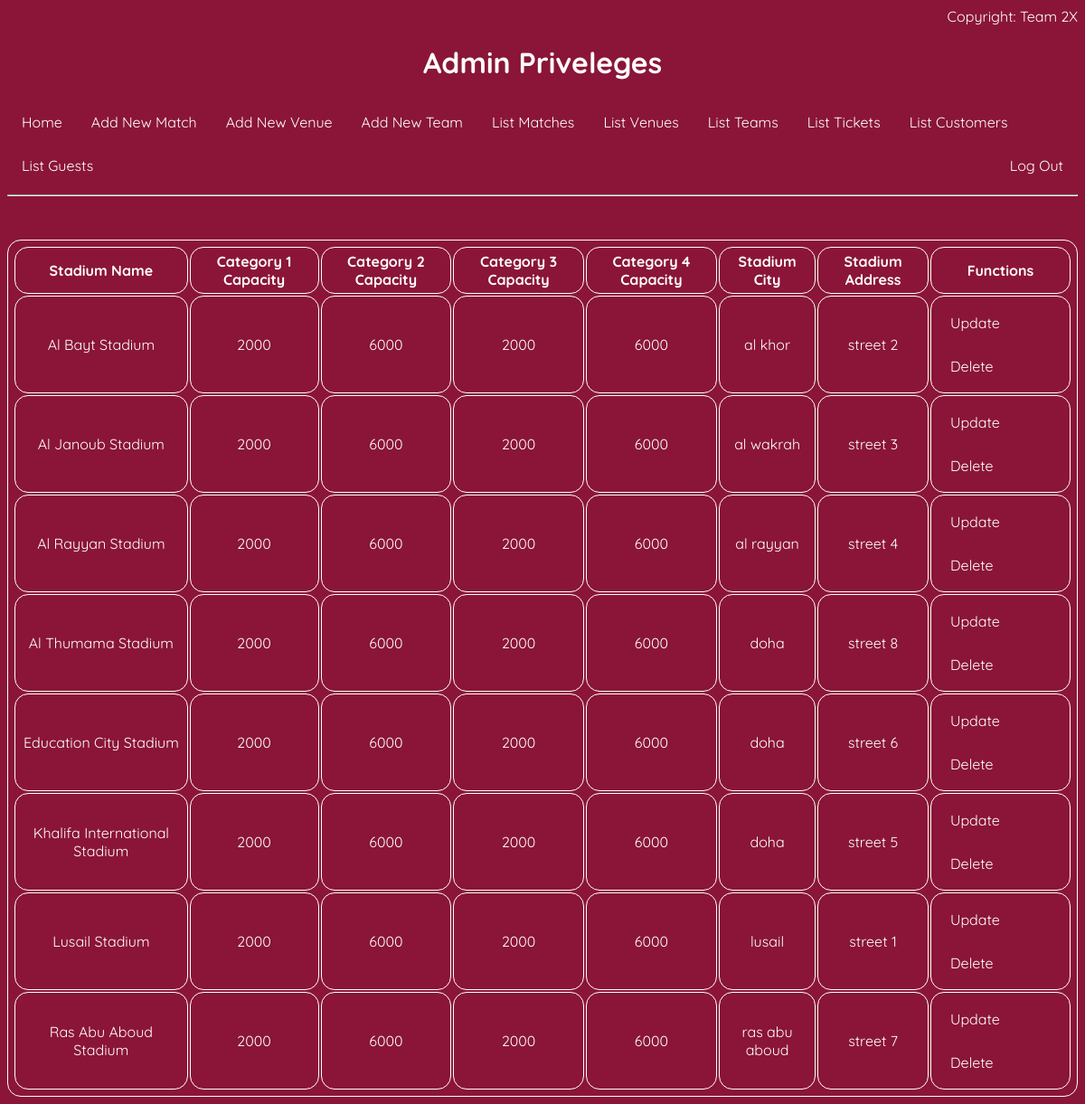
The app's page /admin/list_venue.php (signed in) with its own data.
### tables this page shows
CREATE TABLE STADIUM
(
  Category1Capacity INT NOT NULL,
  Category2Capacity INT NOT NULL,
  StadiumName VARCHAR(255) NOT NULL,
  StadiumAddress VARCHAR(255) NOT NULL,
  StadiumCity VARCHAR(255) NOT NULL,
  Category3Capacity INT NOT NULL,
  Category4Capacity INT NOT NULL,
  PRIMARY KEY (StadiumName)
);

### admin/list_venue.php (the view, shortened to what this page needs)
<html>
<?php include('admin_home.php');
    ?>
    <body>
            <?php
                $servername = "dbproject5.org";
                $username = "Team2X_admin";
                $password = "Team2X_admin";
                $dbname = "Team2X_Project";
                $conn = new mysqli($servername, $username, $password, $dbname);
                $get_stadiums_sql = "select * from STADIUM;";
                $get_stadiums = $conn->query($get_stadiums_sql);
                if($get_stadiums->num_rows == 0)
                {
                    echo "There are no stadiums to display.";
                }
                else{
                    echo "<table>";
                    echo "<tr>";
                    echo "<th>Stadium Name</th>";
                    echo "<th>Category 1 Capacity</th>";
                    echo "<th>Category 2 Capacity</th>";
                    echo "<th>Category 3 Capacity</th>";
                    echo "<th>Category 4 Capacity</th>";
                    echo "<th>Stadium City</th>";
                    echo "<th>Stadium Address</th>";
                    echo "<th>Functions</th>";
                    echo "</tr>";
                    while($get_stadiums_row = $get_stadiums->fetch_assoc()){
                        echo "<tr>";
                        echo "<td>" . $get_stadiums_row["StadiumName"] . "</td>";
                        echo "<td>" . $get_stadiums_row["Category1Capacity"] . "</td>";
                        echo "<td>" . $get_stadiums_row["Category2Capacity"] . "</td>";
                        echo "<td>" . $get_stadiums_row["Category3Capacity"] . "</td>";
                        echo "<td>" . $get_stadiums_row["Category4Capacity"] . "</td>";
                        echo "<td>" . $get_stadiums_row["StadiumCity"] . "</td>";
                        echo "<td>" . $get_stadiums_row["StadiumAddress"] . "</td>";
                        echo "<td>" . "<ul><li><a href='update_venue.php?StadiumName=" . $get_stadiums_row["StadiumName"] . "'> Update </a></li>" .
                            "<li><a href='delete_venue.php?StadiumName=" . $get_stadiums_row["StadiumName"] . "'> Delete </a></li></ul>" . "
                            </td>";
                        echo "</tr>";
                    }
                    echo "</table>";
                }
            ?>
    </body>
</html>

### admin/admin_home.php (style rules this page uses)
html { color: white; background-color: #8a1538; font-family: 'Quicksand', sans-serif; }
ul { width: 100%; list-style-type: none; margin: 0; padding: 0; overflow: hidden; background-color: #8a1538; }
li { float: left; }
li a { display: block; color: white; text-align: center; padding: 14px 16px; text-decoration: none; }
table,td,th { text-align:center; border: 1px white solid; border-radius: 15px; padding: 5px; }

### records on screen
stadium: StadiumName "Al Bayt Stadium", Category1Capacity "2000", Category2Capacity "6000", Category3Capacity "2000", Category4Capacity "6000", StadiumCity "al khor", StadiumAddress "street 2"
stadium: StadiumName "Al Janoub Stadium", Category1Capacity "2000", Category2Capacity "6000", Category3Capacity "2000", Category4Capacity "6000", StadiumCity "al wakrah", StadiumAddress "street 3"
stadium: StadiumName "Al Rayyan Stadium", Category1Capacity "2000", Category2Capacity "6000", Category3Capacity "2000", Category4Capacity "6000", StadiumCity "al rayyan", StadiumAddress "street 4"
stadium: StadiumName "Al Thumama Stadium", Category1Capacity "2000", Category2Capacity "6000", Category3Capacity "2000", Category4Capacity "6000", StadiumCity "doha", StadiumAddress "street 8"
stadium: StadiumName "Education City Stadium", Category1Capacity "2000", Category2Capacity "6000", Category3Capacity "2000", Category4Capacity "6000", StadiumCity "doha", StadiumAddress "street 6"
stadium: StadiumName "Khalifa International Stadium", Category1Capacity "2000", Category2Capacity "6000", Category3Capacity "2000", Category4Capacity "6000", StadiumCity "doha", StadiumAddress "street 5"
stadium: StadiumName "Lusail Stadium", Category1Capacity "2000", Category2Capacity "6000", Category3Capacity "2000", Category4Capacity "6000", StadiumCity "lusail", StadiumAddress "street 1"
stadium: StadiumName "Ras Abu Aboud Stadium", Category1Capacity "2000", Category2Capacity "6000", Category3Capacity "2000", Category4Capacity "6000", StadiumCity "ras abu aboud", StadiumAddress "street 7"
